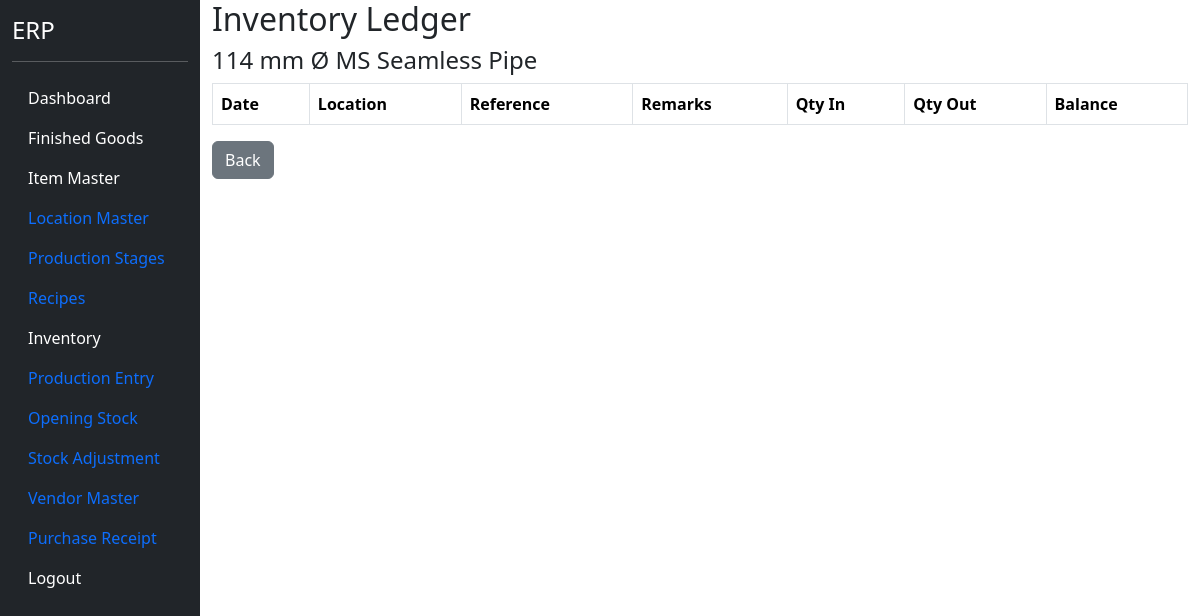
/inventory/1 (signed in), run on an earlier commit of the app's database.
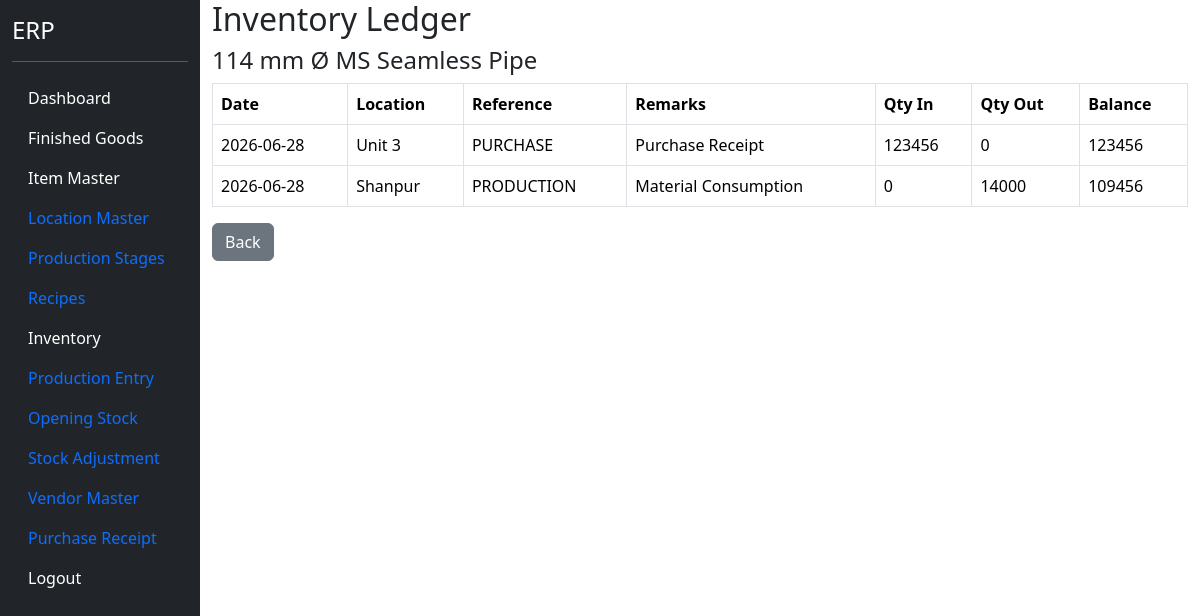
And on a later commit of the database.
### models.py (models this page shows)
class ItemMaster(db.Model):
    __tablename__ = "item_master"
    id = db.Column(db.Integer, primary_key=True)
    item_code = db.Column(
        db.String(50),
        unique=True,
        nullable=False
    )
    item_name = db.Column(
        db.String(255),
        nullable=False
    )
    item_type = db.Column(
        db.String(50),
        nullable=False
    )
    production_stage = db.Column(
    db.String(100)
    )
    production_stage_id = db.Column(
    db.Integer,
    db.ForeignKey(
        "production_stage_master.id"
    ),
    nullable=True
    )
    production_stage_rel = db.relationship(
    "ProductionStageMaster"
    )
    unit = db.Column(
        db.String(20),
        nullable=False
    )
    finished_good_id = db.Column(
    db.Integer,
    db.ForeignKey("finished_goods.id"),
    nullable=True
    )
    hsn_code = db.Column(
    db.String(20)
    )
    gst_rate = db.Column(
    db.Float,
    default=18
    )
    active = db.Column(
        db.Boolean,
        default=True
    )

class InventoryLedger(db.Model):
    __tablename__ = "inventory_ledger"
    id = db.Column(
        db.Integer,
        primary_key=True
    )
    trans_date = db.Column(
        db.Date,
        nullable=False
    )
    item_id = db.Column(
        db.Integer,
        db.ForeignKey("item_master.id"),
        nullable=False
    )
    location_id = db.Column(
        db.Integer,
        db.ForeignKey("location_master.id"),
        nullable=False
    )
    qty_in = db.Column(
        db.Float,
        default=0
    )
    qty_out = db.Column(
        db.Float,
        default=0
    )
    reference_type = db.Column(
        db.String(50)
    )
    reference_id = db.Column(
        db.Integer
    )
    remarks = db.Column(
        db.String(500)
    )
    item = db.relationship(
        "ItemMaster"
    )
    location = db.relationship(
        "LocationMaster"
    )

class LocationMaster(db.Model):
    __tablename__ = "location_master"
    id = db.Column(
        db.Integer,
        primary_key=True
    )
    location_code = db.Column(
        db.String(20),
        unique=True,
        nullable=False
    )
    location_name = db.Column(
        db.String(100),
        nullable=False
    )
    active = db.Column(
        db.Boolean,
        default=True
    )

### blueprints/masters/routes.py (the view)
@masters_bp.route("/inventory/<int:item_id>")
@login_required
def inventory_detail(item_id):
    item = ItemMaster.query.get_or_404(item_id)
    ledger_rows = InventoryLedger.query.filter_by(
        item_id=item_id
    ).order_by(
        InventoryLedger.trans_date,
        InventoryLedger.id
    ).all()
    balance = 0
    movement = []
    for row in ledger_rows:
        balance += row.qty_in
        balance -= row.qty_out
        movement.append({
            "date": row.trans_date,
            "location": row.location.location_name,
            "reference": row.reference_type,
            "remarks": row.remarks,
            "qty_in": row.qty_in,
            "qty_out": row.qty_out,
            "balance": balance
        })
    return render_template(
        "inventory_detail.html",
        item=item,
        movement=movement
    )

### app.py (called while the page is built)
@login_manager.user_loader
def load_user(user_id):
    return User.query.get(int(user_id))

### templates/inventory_detail.html (shortened to what this page needs)
{% extends "base.html" %}
{% block content %}
<h2>
</h2>
<h4>
{{ item.item_name }}
</h4>
<table class="table table-bordered">
<thead>
<tr>
<th>Date</th>
<th>Location</th>
<th>Reference</th>
<th>Remarks</th>
<th>Qty In</th>
<th>Qty Out</th>
<th>Balance</th>
</tr>
</thead>
<tbody>
{% for row in movement %}
<tr>
<td>{{ row.date }}</td>
<td>{{ row.location }}</td>
<td>{{ row.reference }}</td>
<td>{{ row.remarks }}</td>
<td>{{ "%.0f"|format(row.qty_in) }}</td>
<td>{{ "%.0f"|format(row.qty_out) }}</td>
<td>{{ "%.0f"|format(row.balance) }}</td>
</tr>
{% endfor %}
</tbody>
</table>
<a
href="/inventory"
class="btn btn-secondary">
Back
</a>
{% endblock %}

### templates/base.html (shortened to what this page needs)
<!DOCTYPE html>
<html>
<head>
<link href="https://cdn.jsdelivr.net/npm/bootstrap@5.3.3/dist/css/bootstrap.min.css" rel="stylesheet">
<link href="https://cdn.jsdelivr.net/npm/select2@4.1.0-rc.0/dist/css/select2.min.css" rel="stylesheet" />
</head>
<body>
<div class="container-fluid">
<div class="row">
<div class="col-2 bg-dark text-white vh-100">
<h4 class="mt-3">ERP</h4>
<hr>
<ul class="nav flex-column">
<li class="nav-item">
<a class="nav-link text-white"
href="/dashboard">
Dashboard
</a>
</li>
<li class="nav-item">
<a class="nav-link text-white"
href="/finished-goods">
Finished Goods
</a>
</li>
<li class="nav-item">
    <a class="nav-link text-white"
       href="/items">
       Item Master
    </a>
</li>
<li class="nav-item">
    <a class="nav-link" href="/locations">
        Location Master
    </a>
</li>
<li class="nav-item">
    <a href="/production-stages"
       class="nav-link">
        Production Stages
    </a>
</li>
<li class="nav-item">
    <a href="/recipes"
       class="nav-link">
        Recipes
    </a>
</li>
<li class="nav-item">
    <a href="/inventory"
       class="nav-link text-white">
        Inventory
    </a>
</li>
<li class="nav-item">
    <a href="/production"
       class="nav-link">
        Production Entry
    </a>
</li>
<li class="nav-item">
    <a href="/opening-stock"
       class="nav-link">
        Opening Stock
    </a>
</li>
<li class="nav-item">
    <a href="/stock-adjustment"
       class="nav-link">
        Stock Adjustment
    </a>
</li>
<li class="nav-item">
    <a href="/vendors"
       class="nav-link">
        Vendor Master
    </a>
</li>
<li class="nav-item">
    <a href="/purchase-receipt"
       class="nav-link">
        Purchase Receipt
    </a>
</li>
<li class="nav-item">
<a class="nav-link text-white"
href="/logout">
Logout
</a>
</li>
</ul>
</div>
<div class="col-10">
{% block content %}
{% endblock %}
</div>
</div>
</div>
</body>
</html>

What changed in the data, as far as the page shows it:
added InventoryLedger: date "2026-06-28", reference "PURCHASE", remarks "Purchase Receipt", qty_in "123456", qty_out "0"
now on this page (row unchanged): LocationMaster: location "Unit 3"
added InventoryLedger: date "2026-06-28", reference "PRODUCTION", remarks "Material Consumption", qty_in "0", qty_out "14000"
now on this page (row unchanged): LocationMaster: location "Shanpur"
Also different on the page:
new list line: "123456"
new list line: "109456"
